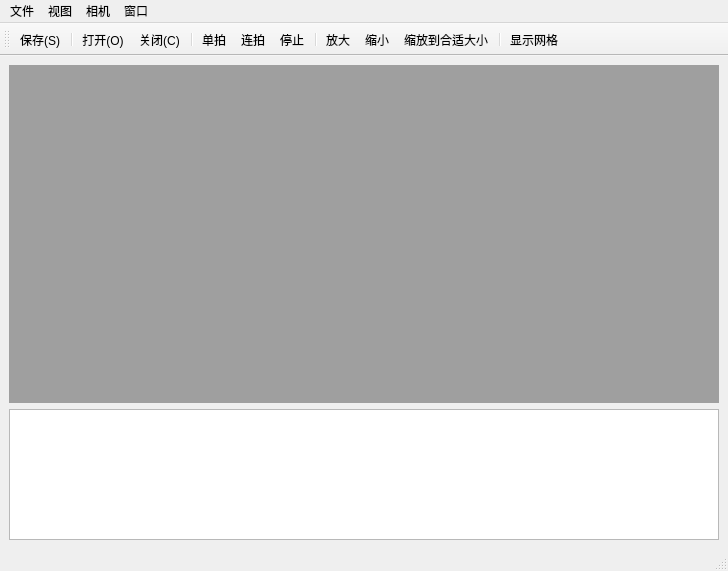
<?xml version="1.0" encoding="UTF-8"?>
<ui version="4.0">
 <class>CameraWindow</class>
 <widget class="QMainWindow" name="CameraWindow">
  <property name="geometry">
   <rect>
    <x>0</x>
    <y>0</y>
    <width>728</width>
    <height>571</height>
   </rect>
  </property>
  <property name="windowTitle">
   <string>MainWindow</string>
  </property>
  <widget class="QWidget" name="centralwidget">
   <layout class="QVBoxLayout" name="verticalLayout">
    <item>
     <widget class="QMdiArea" name="mdiArea"/>
    </item>
    <item>
     <widget class="QTextBrowser" name="Message">
      <property name="enabled">
       <bool>true</bool>
      </property>
     </widget>
    </item>
   </layout>
  </widget>
  <widget class="QMenuBar" name="menubar">
   <property name="geometry">
    <rect>
     <x>0</x>
     <y>0</y>
     <width>728</width>
     <height>23</height>
    </rect>
   </property>
   <widget class="QMenu" name="menu">
    <property name="title">
     <string>文件</string>
    </property>
    <addaction name="action_Save"/>
    <addaction name="separator"/>
    <addaction name="action_Exit"/>
   </widget>
   <widget class="QMenu" name="menu_2">
    <property name="title">
     <string>视图</string>
    </property>
    <addaction name="action_ZoomIn"/>
    <addaction name="action_ZoomOut"/>
    <addaction name="action_ZoomFit"/>
    <addaction name="separator"/>
    <addaction name="action_ShowGrid"/>
   </widget>
   <widget class="QMenu" name="menu_3">
    <property name="title">
     <string>相机</string>
    </property>
    <addaction name="action_Open"/>
    <addaction name="action_Close"/>
    <addaction name="separator"/>
    <addaction name="action_Single"/>
    <addaction name="action_Contious"/>
    <addaction name="action_Stop"/>
   </widget>
   <widget class="QMenu" name="menu_4">
    <property name="title">
     <string>窗口</string>
    </property>
    <addaction name="action_Device"/>
    <addaction name="action_Params"/>
    <addaction name="separator"/>
    <addaction name="action_tile"/>
    <addaction name="action_cascade"/>
   </widget>
   <addaction name="menu"/>
   <addaction name="menu_2"/>
   <addaction name="menu_3"/>
   <addaction name="menu_4"/>
  </widget>
  <widget class="QStatusBar" name="statusbar"/>
  <widget class="QToolBar" name="toolBar">
   <property name="windowTitle">
    <string>toolBar</string>
   </property>
   <attribute name="toolBarArea">
    <enum>TopToolBarArea</enum>
   </attribute>
   <attribute name="toolBarBreak">
    <bool>false</bool>
   </attribute>
   <addaction name="action_Save"/>
   <addaction name="separator"/>
   <addaction name="action_Open"/>
   <addaction name="action_Close"/>
   <addaction name="separator"/>
   <addaction name="action_Single"/>
   <addaction name="action_Contious"/>
   <addaction name="action_Stop"/>
   <addaction name="separator"/>
   <addaction name="action_ZoomIn"/>
   <addaction name="action_ZoomOut"/>
   <addaction name="action_ZoomFit"/>
   <addaction name="separator"/>
   <addaction name="action_ShowGrid"/>
  </widget>
  <action name="action_Exit">
   <property name="icon">
    <iconset resource="../image.qrc">
     <normaloff>:/image/exit.png</normaloff>:/image/exit.png</iconset>
   </property>
   <property name="text">
    <string>退出(&amp;E)</string>
   </property>
  </action>
  <action name="action_Save">
   <property name="icon">
    <iconset resource="../image.qrc">
     <normaloff>:/image/save.png</normaloff>:/image/save.png</iconset>
   </property>
   <property name="text">
    <string>保存(&amp;S)</string>
   </property>
  </action>
  <action name="action_Open">
   <property name="icon">
    <iconset resource="../image.qrc">
     <normaloff>:/image/connect.png</normaloff>:/image/connect.png</iconset>
   </property>
   <property name="text">
    <string>打开(&amp;O)</string>
   </property>
  </action>
  <action name="action_Close">
   <property name="icon">
    <iconset resource="../image.qrc">
     <normaloff>:/image/disconnect.png</normaloff>:/image/disconnect.png</iconset>
   </property>
   <property name="text">
    <string>关闭(&amp;C)</string>
   </property>
  </action>
  <action name="action_Single">
   <property name="icon">
    <iconset resource="../image.qrc">
     <normaloff>:/image/snap.png</normaloff>:/image/snap.png</iconset>
   </property>
   <property name="text">
    <string>单拍</string>
   </property>
  </action>
  <action name="action_Contious">
   <property name="icon">
    <iconset resource="../image.qrc">
     <normaloff>:/image/grab.png</normaloff>:/image/grab.png</iconset>
   </property>
   <property name="text">
    <string>连拍</string>
   </property>
  </action>
  <action name="action_Stop">
   <property name="icon">
    <iconset resource="../image.qrc">
     <normaloff>:/image/stop.png</normaloff>:/image/stop.png</iconset>
   </property>
   <property name="text">
    <string>停止</string>
   </property>
  </action>
  <action name="action_ZoomIn">
   <property name="icon">
    <iconset resource="../image.qrc">
     <normaloff>:/image/zoom_in.png</normaloff>:/image/zoom_in.png</iconset>
   </property>
   <property name="text">
    <string>放大</string>
   </property>
  </action>
  <action name="action_ZoomOut">
   <property name="icon">
    <iconset resource="../image.qrc">
     <normaloff>:/image/zoom_out.png</normaloff>:/image/zoom_out.png</iconset>
   </property>
   <property name="text">
    <string>缩小</string>
   </property>
  </action>
  <action name="action_ZoomFit">
   <property name="icon">
    <iconset resource="../image.qrc">
     <normaloff>:/image/zoom_fit.png</normaloff>:/image/zoom_fit.png</iconset>
   </property>
   <property name="text">
    <string>缩放到合适大小</string>
   </property>
  </action>
  <action name="action_ShowGrid">
   <property name="icon">
    <iconset resource="../image.qrc">
     <normaloff>:/image/grid.png</normaloff>:/image/grid.png</iconset>
   </property>
   <property name="text">
    <string>显示网格</string>
   </property>
  </action>
  <action name="action_Device">
   <property name="checkable">
    <bool>true</bool>
   </property>
   <property name="checked">
    <bool>true</bool>
   </property>
   <property name="text">
    <string>设备</string>
   </property>
  </action>
  <action name="action_Params">
   <property name="checkable">
    <bool>true</bool>
   </property>
   <property name="checked">
    <bool>true</bool>
   </property>
   <property name="text">
    <string>特征参数</string>
   </property>
  </action>
  <action name="action_tile">
   <property name="text">
    <string>平铺</string>
   </property>
  </action>
  <action name="action_cascade">
   <property name="text">
    <string>折叠</string>
   </property>
  </action>
 </widget>
 <resources>
  <include location="../image.qrc"/>
 </resources>
 <connections/>
</ui>
